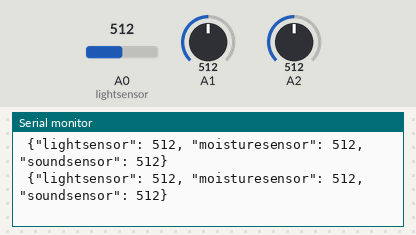
A sketch run on a simulated Arduino Uno, built with avr-gcc and run on an emulated ATmega328P. On the bench: the last lines printed to the serial monitor. The test bench sets the inputs (shaded band); at power-on: A0 (lightsensor) = 512, A1 = 512, A2 = 512.

Above: at 1.8 s.
1.9 s: A0 (lightsensor) set to 716
At 2.8 s:
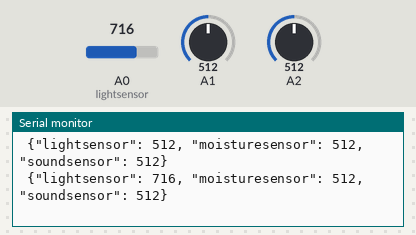
3.4 s: A1 set to 716
At 4.7 s:
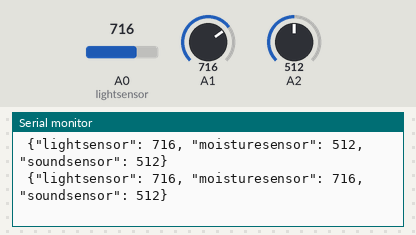
4.9 s: A2 set to 716
At 5.7 s:
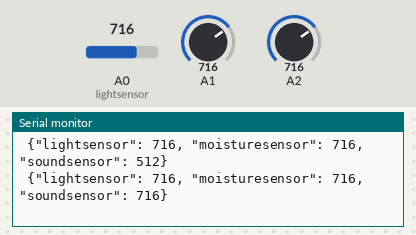
6.4 s: A0 (lightsensor) set to 900
At 7.4 s:
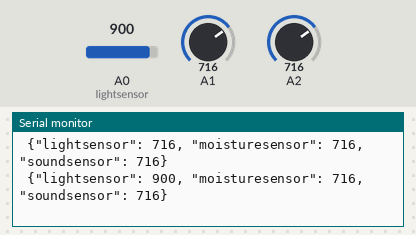
7.9 s: A1 set to 900
At 8.8 s:
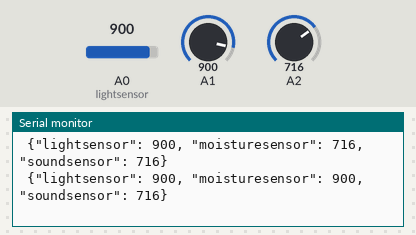
9.4 s: A2 set to 900
At 10.8 s:
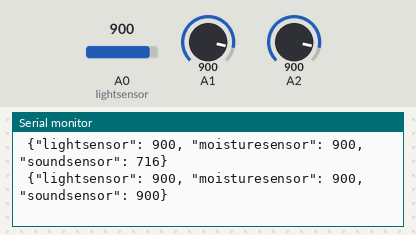
Timing chart, 0 to 11.9 s (numbered marks = the images above; inputs shaded):
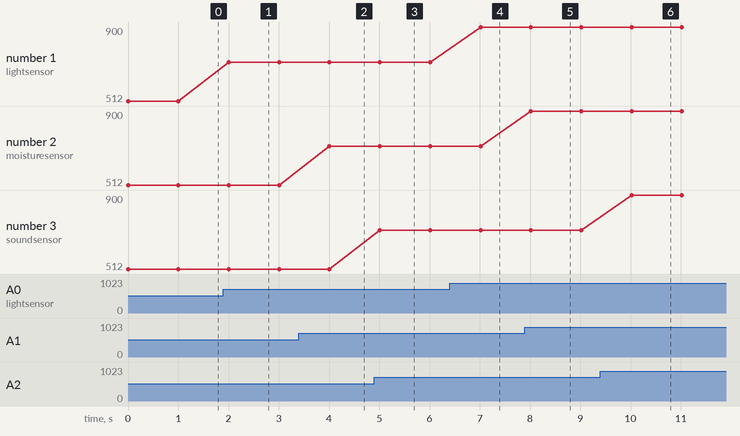

The sketch:

Controllino_koodi.ino
```cpp
#include <controllino.h>
//#include <OneWire.h> //jos joskus tulee DS18B20 lämpötilasensori
//#include <DallasTemperature.h> //jos joskus tulee DS18B20 lämpötilasensori

//#define oneWireBus = 0; //onewire lämpösensori D0
//OneWire oneWire(oneWireBus); //onewire lämpösensori kommunikointi
//DallasTemperature sensors(&oneWire); //onewire lämpösensori referenssi Dallasille

void setup() {

Serial.begin(9600); // alustetaan sarjaportti (USB) 9600 baudin nopeudelle
//sensors.begin(); //OneWire lämpöä varten initialisointi
}

void loop() {

  int light = lightsensor(); //valosensori CT0013LS
  int moist = moisturesensor(); //kutsutaan kukkaruukkumittari Grove moisture
  int sound = soundsensor(); //kutsutaan äänisensori LM358
  //int temperature = temperaturesensor(); //onewire DS18B20 lämpösensori

  String msg = " {\"lightsensor\": " + String(light) + ", " //lisätään valosensorin lukema JSON-stringiin
                  + "\"moisturesensor\": " + String(moist) + ", "    //lisätään joku toinen sensorilukema, näitä rivejä voi tähän lisätä
                  + "\"soundsensor\": " + String(sound) + "}";//lisätään vielä kolmas sensorilukema ja päätetään string

  Serial.println(msg); //kirjoitetaan dataviesti Arduinon USB-porttiin

  delay(1000); // pidetään sekunnin tauko

}

//Aliohjelma valosensorin lukuun
int lightsensor(){

  //luetaan sensorin mittausarvo analogiaportista A0 ja palautetaan se pääohjelmaan
  return analogRead(A0);

}

int moisturesensor() {
  //kytkös A1
  return analogRead(A1);

}

int soundsensor() {
  //kytkös A2
  return analogRead(A2);

}

// int temperaturesensor() //suurinpiirtein tällainen koodi onewirelle{
//   //kytkös D0
//   sensors.requestTemperatures();
//   return sensors.getTempCByIndex(0);

// }
```

Measured:
- after the input at 1.9 s, the serial monitor: prints a new line after 0.11 s (image 1)
- after the input at 3.4 s, the serial monitor: prints a new line after 0.61 s (image 2)
- after the input at 4.9 s, the serial monitor: prints a new line after 0.11 s (image 3)
- after the input at 6.4 s, the serial monitor: prints a new line after 0.61 s (image 4)
- after the input at 7.9 s, the serial monitor: prints a new line after 0.12 s (image 5)
- after the input at 9.4 s, the serial monitor: prints a new line after 0.62 s (image 6)
- plotted number 1: 512 → 716 after the input at 1.9 s, 716 → 900 after the input at 6.4 s
